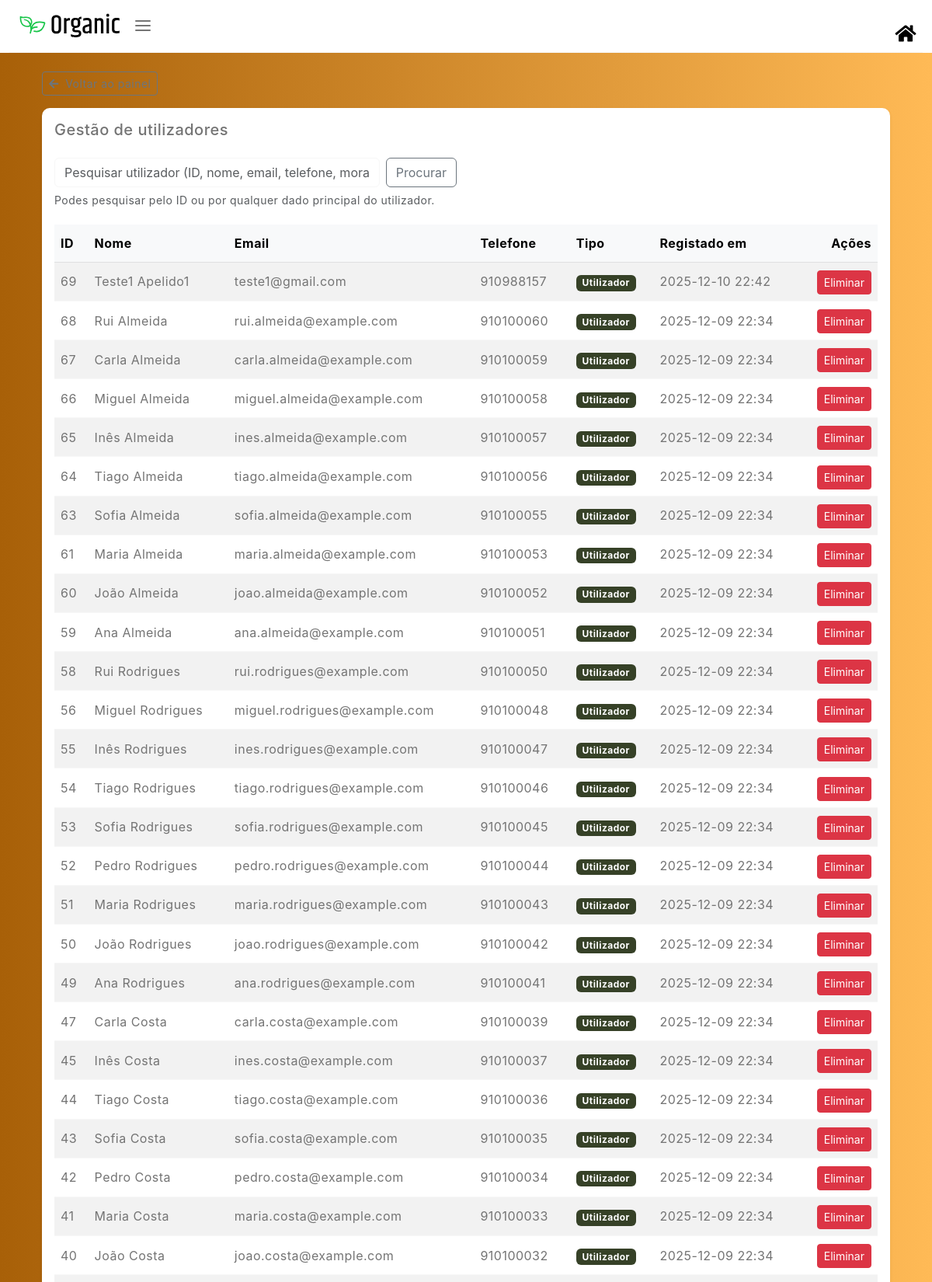
/admin_dashboard.php?sec=users (signed in, upper part), run on the app's committed database.
### tables this page shows
CREATE TABLE `utilizadores` (
  `id` int(10) UNSIGNED NOT NULL,
  `nome` varchar(100) NOT NULL,
  `apelido` varchar(100) NOT NULL,
  `email` varchar(190) NOT NULL,
  `telefone` varchar(30) DEFAULT NULL,
  `data_nascimento` date DEFAULT NULL,
  `morada_linha1` varchar(150) DEFAULT NULL,
  `morada_linha2` varchar(150) DEFAULT NULL,
  `cod_postal` varchar(10) DEFAULT NULL,
  `localidade` varchar(100) DEFAULT NULL,
  `distrito` varchar(100) DEFAULT NULL,
  `pais` varchar(80) NOT NULL DEFAULT 'Portugal',
  `password` varchar(255) NOT NULL,
  `is_admin` tinyint(1) NOT NULL DEFAULT 0,
  `is_deleted` tinyint(1) NOT NULL DEFAULT 0,
  `created_at` datetime NOT NULL DEFAULT current_timestamp(),
  `updated_at` datetime NOT NULL DEFAULT current_timestamp() ON UPDATE current_timestamp()
);

### config/bootstrap.php (called while the page is built, shortened)
<?php
require_once __DIR__ . '/../inc/db.php';
require_once __DIR__ . '/../inc/auth.php';
if (!function_exists('e')) {
  function e(?string $s = ''): string {
    return htmlspecialchars($s ?? '', ENT_QUOTES, 'UTF-8');
  }
}
if (!function_exists('date_pt')) {
  function date_pt(?string $d): string {
    $dt = new DateTime($d);
    return $dt->format('Y-m-d H:i');
  }
}

### inc/db.php (called while the page is built)
<?php
function db(): PDO {
  static $pdo = null;
  if ($pdo) return $pdo;
  $dsn = 'mysql:host=127.0.0.1;dbname=organicos;charset=utf8mb4';
  $user = 'root';
  $pass = '';
  $pdo = new PDO($dsn, $user, $pass, [
    PDO::ATTR_ERRMODE => PDO::ERRMODE_EXCEPTION,
    PDO::ATTR_DEFAULT_FETCH_MODE => PDO::FETCH_ASSOC,
    PDO::ATTR_EMULATE_PREPARES => false,
  ]);
  return $pdo;
}

### inc/auth.php (called while the page is built, shortened)
<?php
class Auth {
  public static function requireLogin(): int {
    return (int) $_SESSION['user']['id'];
  }
}

### admin/section_users.php (the view, shortened to what this page needs)
<?php
$searchTerm = trim($_GET['q'] ?? '');
if ($searchTerm !== '') {
  $users = search_users($searchTerm);
} else {
  $stmt = db()->query('SELECT id, nome, apelido, email, telefone, is_admin, created_at FROM utilizadores WHERE is_deleted = 0 ORDER BY id DESC');
  $users = $stmt->fetchAll();
}
?>
<div class="d-flex justify-content-start mb-3">
  <a href="admin_dashboard.php" class="btn btn-outline-secondary btn-sm">
    <i class="fas fa-arrow-left me-1"></i> Voltar ao painel
  </a>
</div>
<div class="card shadow-sm">
  <div class="card-body">
    <h2 class="h5 mb-4">Gestão de utilizadores</h2>
  <div class="row mb-3">
  <div class="col-md-6">
    <form method="get" action="admin_dashboard.php" class="d-flex gap-2">
      <input
        type="text"
        name="q"
        class="form-control"
        placeholder="Pesquisar utilizador (ID, nome, email, telefone, morada, código postal, localidade)..."
        value="<?= e($searchTerm) ?>"
      />
      <button type="submit" class="btn btn-outline-secondary">
        Procurar
      </button>
    </form>
    <small class="text-muted">
      Podes pesquisar pelo ID ou por qualquer dado principal do utilizador.
    </small>
  </div>
</div>
    <div class="table-responsive">
      <table class="table table-striped table-hover align-middle">
        <thead class="table-light">
          <tr>
            <th>ID</th>
            <th>Nome</th>
            <th>Email</th>
            <th>Telefone</th>
            <th>Tipo</th>
            <th>Registado em</th>
            <th class="text-end">Ações</th>
          </tr>
        </thead>
        <tbody>
          <?php if (!$users): ?>
            <tr>
              <td colspan="7" class="text-center text-muted">
                Ainda não há utilizadores registados.
              </td>
            </tr>
          <?php else: ?>
            <?php foreach ($users as $uRow): ?>
              <tr>
                <td><?= (int)$uRow['id'] ?></td>
                <td><?= e($uRow['nome'] . ' ' . $uRow['apelido']) ?></td>
                <td><?= e($uRow['email']) ?></td>
                <td><?= e($uRow['telefone'] ?? '') ?></td>
                <td>
                  <?php if ((int)$uRow['is_admin'] === 1): ?>
                    <span class="badge bg-primary">Admin</span>
                  <?php else: ?>
                    <span class="badge bg-secondary">Utilizador</span>
                  <?php endif; ?>
                </td>
                <td><?= e(date_pt($uRow['created_at'])) ?></td>
                <td class="text-end">
                  <?php if ((int)$uRow['id'] === (int)$userId || (int)$uRow['is_admin'] === 1): ?>
                    <button
                      class="btn btn-sm btn-outline-secondary"
                      disabled
                      title="Não é possível eliminar administradores nem o próprio utilizador"
                    >
                      Eliminar
                    </button>
                  <?php else: ?>
                    <form
                      method="post"
                      class="d-inline"
                      onsubmit="return confirm('Tens a certeza que queres eliminar este utilizador?');"
                    >
                      <button type="submit" class="btn btn-sm btn-danger">
                        Eliminar
                      </button>
                    </form>
                  <?php endif; ?>
                </td>
              </tr>
            <?php endforeach; ?>
          <?php endif; ?>
        </tbody>
      </table>
    </div>
  </div>
</div>

### admin_dashboard.php (shortened to what this page needs)
<?php
require __DIR__ . '/config/bootstrap.php';
$userId = Auth::requireLogin();
$sec = $_GET['sec'] ?? 'home';
?>
<!DOCTYPE html>
<html lang="pt">
  <head>
    <link
      href="https://cdn.jsdelivr.net/npm/bootstrap@5.3.0-alpha3/dist/css/bootstrap.min.css"
      rel="stylesheet"
    />
    <link
      rel="stylesheet"
      href="https://cdn.jsdelivr.net/npm/swiper@9/swiper-bundle.min.css"
    />
    <link rel="stylesheet" href="css/homepage.css" />
    <link rel="stylesheet" href="css/admin_dashboard.css" />
    <link
      rel="stylesheet"
      href="https://cdnjs.cloudflare.com/ajax/libs/font-awesome/5.15.4/css/all.min.css"
    />
  </head>
  <body>
    <a href="homepage.php" class="home-icon">
      <i class="fas fa-home"></i>
    </a>
    <div class="admin-dashboard-page">
      <header class="bg-white">
        <div class="container-fluid">
          <div class="row py-3 border-bottom">
            <div
              class="col-sm-4 col-lg-2 text-center text-sm-start d-flex gap-3 justify-content-center justify-content-md-start"
            >
              <div class="d-flex align-items-center my-3 my-sm-0">
                <a href="homepage.php">
                  <img src="images/logo.svg" alt="logo" class="img-fluid" />
                </a>
              </div>
              <button
                class="navbar-toggler"
                type="button"
                data-bs-toggle="offcanvas"
                data-bs-target="#offcanvasNavbar"
                aria-controls="offcanvasNavbar"
              >
                <svg width="24" height="24" viewBox="0 0 24 24">
                  <use xlink:href="images/icons.svg#menu"></use>
                </svg>
              </button>
            </div>
          </div>
        </div>
      </header>
      <main class="admin-dashboard-container l-bg-orange-dark">
        <?php if ($sec === 'home'): ?>
          <div class="container py-5">
            <div class="row g-4 justify-content-center">
              <div class="col-xl-6 col-lg-6">
                <a
                  href="admin_dashboard.php?sec=users"
                  class="text-decoration-none text-reset"
                >
                  <div class="card l-bg-cherry">
                    <div class="card-statistic-3 p-4">
                      <div class="mb-4">
                        <h5 class="card-title mb-0 text-center">
                          Editar Utilizadores
                        </h5>
                      </div>
                    </div>
                  </div>
                </a>
              </div>
              <div class="col-xl-6 col-lg-6">
                <a
                  href="admin_dashboard.php?sec=products"
                  class="text-decoration-none text-reset"
                >
                  <div class="card l-bg-blue-dark">
                    <div class="card-statistic-3 p-4">
                      <div class="mb-4">
                        <h5 class="card-title mb-0 text-center">
                          Editar Produtos
                        </h5>
                      </div>
                    </div>
                  </div>
                </a>
              </div>
              <div class="col-xl-6 col-lg-6">
                <a
                  href="admin_dashboard.php?sec=orders"
                  class="text-decoration-none text-reset"
                >
                  <div class="card l-bg-green-dark">
                    <div class="card-statistic-3 p-4">
                      <div class="mb-4">
                        <h5 class="card-title mb-0 text-center">
                          Editar Encomendas
                        </h5>
                      </div>
                    </div>
                  </div>
                </a>
              </div>
            </div>
          </div>
        <?php elseif ($sec === 'users'): ?>
          <div class="container py-4">
            <?php require __DIR__ . '/admin/section_users.php'; ?>
          </div>
        <?php elseif ($sec === 'products'): ?>
          <div class="container py-4">
            <?php require __DIR__ . '/admin/section_products.php'; ?>
          </div>
        <?php elseif ($sec === 'orders'): ?>
          <div class="container py-4">
            <?php require __DIR__ . '/admin/section_orders.php'; ?>
          </div>
        <?php endif; ?>
      </main>
    </div>
  </body>
</html>

### css/homepage.css (style rules this page uses)
body { --heading-font: "Inter", sans-serif; --bs-link-color: #333; --bs-link-hover-color: #333; --bs-link-color-rgb: 40, 40, 40; --bs-link-hover-color-rgb: 0, 0, 0; --bs-light-rgb: 248, 248, 248; --bs-font-sans-serif: "Inter", sans-serif; --bs-body-font-family: var(--bs-font-sans-serif); --bs-body-font-size: 1rem; --bs-body-font-weight: 400; --bs-body-line-height: 2; --bs-body-color: #747474; --bs-primary: #6bb252; --bs-primary-rgb: 107, 178, 82; --bs-secondary: #364127; --bs-secondary-rgb: 54, 65, 39; --bs-danger: #f95f09; --bs-danger-rgb: 249, 95, 9; --bs-success: #a3be4c; --bs-success-rgb: 163, 190, 76; --bs-primary-bg-subtle: #fff9eb; --bs-success-bg-subtle: #eef5e5; --bs-border-color: #f7f7f7; letter-spacing: 0.03em; }
h1, h2, h3, h4, h5, h6 { font-family: var(--heading-font); color: var(--bs-dark); font-weight: 700; }
.container, .container-fluid, .container-lg, .container-md, .container-sm, .container-xl, .container-xxl { --bs-gutter-x: 3rem; }

### css/admin_dashboard.css (style rules this page uses)
.card { background-color: #fff; border-radius: 10px; border: none; position: relative; margin-bottom: 30px; box-shadow: 0 0.46875rem 2.1875rem rgba(90, 97, 105, 0.1), 0 0.9375rem 1.40625rem rgba(90, 97, 105, 0.1), 0 0.25rem 0.53125rem rgba(90, 97, 105, 0.12), 0 0.125rem 0.1875rem rgba(90, 97, 105, 0.1); }
.l-bg-orange-dark { background: linear-gradient(to right, #a86008, #ffba56) !important; color: #fff; }
html, body { height: 100%; }
.admin-dashboard-page { min-height: 100vh; display: flex; flex-direction: column; }
.admin-dashboard-page > header { flex-shrink: 0; }
.admin-dashboard-container { flex: 1; }
.home-icon { position: fixed; top: 20px; right: 20px; z-index: 1000; font-size: 24px; color: #000; text-decoration: none; transition: color 0.3s ease; }

### data on the page
utilizadores: id "69", nome+apelido "Teste1 Apelido1", email "teste1@gmail.com", telefone "910988157", is_admin "Utilizador", created_at "2025-12-10 22:42"
utilizadores: id "68", nome+apelido "Rui Almeida", email "rui.almeida@example.com", telefone "910100060", is_admin "Utilizador", created_at "2025-12-09 22:34"
utilizadores: id "67", nome+apelido "Carla Almeida", email "carla.almeida@example.com", telefone "910100059", is_admin "Utilizador", created_at "2025-12-09 22:34"
utilizadores: id "66", nome+apelido "Miguel Almeida", email "miguel.almeida@example.com", telefone "910100058", is_admin "Utilizador", created_at "2025-12-09 22:34"
utilizadores: id "65", nome+apelido "Inês Almeida", email "ines.almeida@example.com", telefone "910100057", is_admin "Utilizador", created_at "2025-12-09 22:34"
utilizadores: id "64", nome+apelido "Tiago Almeida", email "tiago.almeida@example.com", telefone "910100056", is_admin "Utilizador", created_at "2025-12-09 22:34"
utilizadores: id "63", nome+apelido "Sofia Almeida", email "sofia.almeida@example.com", telefone "910100055", is_admin "Utilizador", created_at "2025-12-09 22:34"
utilizadores: id "61", nome+apelido "Maria Almeida", email "maria.almeida@example.com", telefone "910100053", is_admin "Utilizador", created_at "2025-12-09 22:34"
utilizadores: id "60", nome+apelido "João Almeida", email "joao.almeida@example.com", telefone "910100052", is_admin "Utilizador", created_at "2025-12-09 22:34"
utilizadores: id "59", nome+apelido "Ana Almeida", email "ana.almeida@example.com", telefone "910100051", is_admin "Utilizador", created_at "2025-12-09 22:34"
utilizadores: id "58", nome+apelido "Rui Rodrigues", email "rui.rodrigues@example.com", telefone "910100050", is_admin "Utilizador", created_at "2025-12-09 22:34"
utilizadores: id "56", nome+apelido "Miguel Rodrigues", email "miguel.rodrigues@example.com", telefone "910100048", is_admin "Utilizador", created_at "2025-12-09 22:34"
utilizadores: id "55", nome+apelido "Inês Rodrigues", email "ines.rodrigues@example.com", telefone "910100047", is_admin "Utilizador", created_at "2025-12-09 22:34"
utilizadores: id "54", nome+apelido "Tiago Rodrigues", email "tiago.rodrigues@example.com", telefone "910100046", is_admin "Utilizador", created_at "2025-12-09 22:34"
utilizadores: id "53", nome+apelido "Sofia Rodrigues", email "sofia.rodrigues@example.com", telefone "910100045", is_admin "Utilizador", created_at "2025-12-09 22:34"
utilizadores: id "52", nome+apelido "Pedro Rodrigues", email "pedro.rodrigues@example.com", telefone "910100044", is_admin "Utilizador", created_at "2025-12-09 22:34"
utilizadores: id "51", nome+apelido "Maria Rodrigues", email "maria.rodrigues@example.com", telefone "910100043", is_admin "Utilizador", created_at "2025-12-09 22:34"
utilizadores: id "50", nome+apelido "João Rodrigues", email "joao.rodrigues@example.com", telefone "910100042", is_admin "Utilizador", created_at "2025-12-09 22:34"
utilizadores: id "49", nome+apelido "Ana Rodrigues", email "ana.rodrigues@example.com", telefone "910100041", is_admin "Utilizador", created_at "2025-12-09 22:34"
utilizadores: id "47", nome+apelido "Carla Costa", email "carla.costa@example.com", telefone "910100039", is_admin "Utilizador", created_at "2025-12-09 22:34"
utilizadores: id "45", nome+apelido "Inês Costa", email "ines.costa@example.com", telefone "910100037", is_admin "Utilizador", created_at "2025-12-09 22:34"
utilizadores: id "44", nome+apelido "Tiago Costa", email "tiago.costa@example.com", telefone "910100036", is_admin "Utilizador", created_at "2025-12-09 22:34"
utilizadores: id "43", nome+apelido "Sofia Costa", email "sofia.costa@example.com", telefone "910100035", is_admin "Utilizador", created_at "2025-12-09 22:34"
utilizadores: id "42", nome+apelido "Pedro Costa", email "pedro.costa@example.com", telefone "910100034", is_admin "Utilizador", created_at "2025-12-09 22:34"
utilizadores: id "41", nome+apelido "Maria Costa", email "maria.costa@example.com", telefone "910100033", is_admin "Utilizador", created_at "2025-12-09 22:34"
utilizadores: id "40", nome+apelido "João Costa", email "joao.costa@example.com", telefone "910100032", is_admin "Utilizador", created_at "2025-12-09 22:34"
